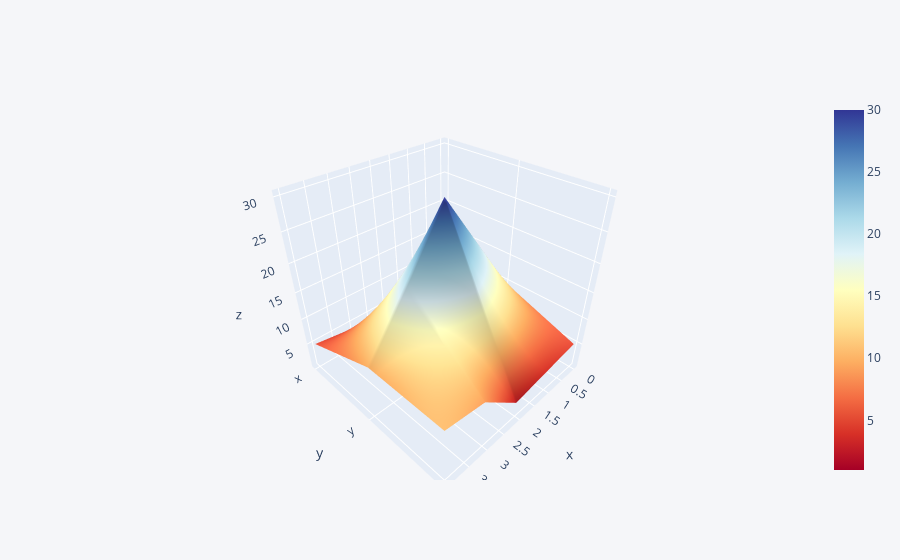

The notebook cell saved with this chart:
### Code cell
df3 = pd.DataFrame({'x':[1,2,3,4,5],'y':[10,20,30,20,10],'z':[5,4,3,9,10]})
df3.iplot(kind='surface',colorscale='rdylbu')

### Figure 1 — Plotly figure (JSON) as saved in the notebook; plotly's stock layout.template omitted (floating-point values rounded to 4 significant figures)
{"data": [{"colorscale": [[0, "rgb(165,0,38)"], [0.1, "rgb(215,48,39)"], [0.2, "rgb(244,109,67)"], [0.3, "rgb(253,174,97)"], [0.4, "rgb(254,224,144)"], [0.5, "rgb(255,255,191)"], [0.6, "rgb(224,243,248)"], [0.7, "rgb(171,217,233)"], [0.8, "rgb(116,173,209)"], [0.9, "rgb(69,117,180)"], [1, "rgb(49,54,149)"]], "type": "surface", "x": [0, 1, 2, 3, 4], "y": ["x", "y", "z"], "z": [[1, 2, 3, 4, 5], [10, 20, 30, 20, 10], [5, 4, 3, 9, 10]]}], "layout": {"legend": {"bgcolor": "#F5F6F9", "font": {"color": "#4D5663"}}, "paper_bgcolor": "#F5F6F9", "plot_bgcolor": "#F5F6F9", "title": {"font": {"color": "#4D5663"}}, "xaxis": {"gridcolor": "#E1E5ED", "showgrid": true, "tickfont": {"color": "#4D5663"}, "title": {"font": {"color": "#4D5663"}, "text": ""}, "zerolinecolor": "#E1E5ED"}, "yaxis": {"gridcolor": "#E1E5ED", "showgrid": true, "tickfont": {"color": "#4D5663"}, "title": {"font": {"color": "#4D5663"}, "text": ""}, "zerolinecolor": "#E1E5ED"}}}
